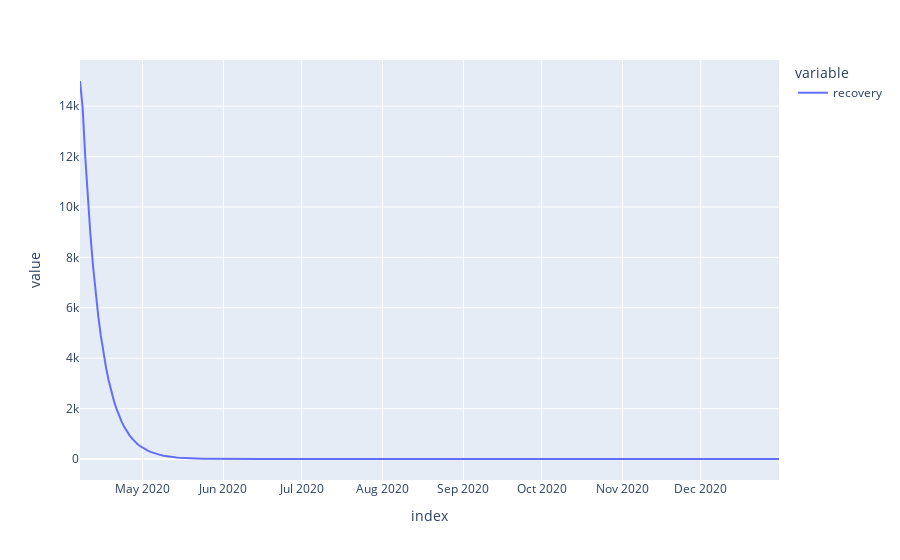

Notebook cell for this chart:
### Code cell
m.get_derived_outputs_df().plot()

### Figure 1 — Plotly figure (JSON) as saved in the notebook; plotly's stock layout.template omitted (floating-point values rounded to 4 significant figures; data arrays with more than 128 entries replaced by an {"elided": "..."} marker saying what was removed)
{"data": [{"hovertemplate": "variable=recovery<br>index=%{x}<br>value=%{y}<extra></extra>", "legendgroup": "recovery", "line": {"color": "#636efa", "dash": "solid"}, "marker": {"symbol": "circle"}, "mode": "lines", "name": "recovery", "orientation": "v", "showlegend": true, "type": "scatter", "x": {"elided": "269 str values"}, "xaxis": "x", "y": {"elided": "269 float values"}, "yaxis": "y"}], "layout": {"legend": {"title": {"text": "variable"}, "tracegroupgap": 0}, "margin": {"t": 60}, "xaxis": {"anchor": "y", "domain": [0, 1], "title": {"text": "index"}}, "yaxis": {"anchor": "x", "domain": [0, 1], "title": {"text": "value"}}}}
